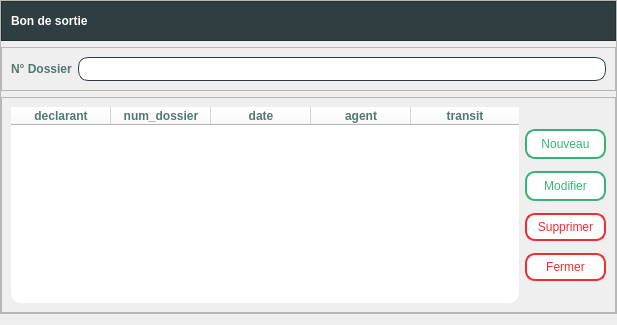
<?xml version="1.0" encoding="UTF-8"?>
<ui version="4.0">
 <class>Form</class>
 <widget class="QWidget" name="Form">
  <property name="geometry">
   <rect>
    <x>0</x>
    <y>0</y>
    <width>617</width>
    <height>325</height>
   </rect>
  </property>
  <property name="windowTitle">
   <string>Form</string>
  </property>
  <layout class="QGridLayout" name="gridLayout_2">
   <property name="leftMargin">
    <number>0</number>
   </property>
   <property name="topMargin">
    <number>0</number>
   </property>
   <property name="rightMargin">
    <number>0</number>
   </property>
   <item row="0" column="0">
    <widget class="QFrame" name="frame">
     <property name="frameShape">
      <enum>QFrame::StyledPanel</enum>
     </property>
     <property name="frameShadow">
      <enum>QFrame::Raised</enum>
     </property>
     <layout class="QVBoxLayout" name="verticalLayout_2">
      <property name="leftMargin">
       <number>0</number>
      </property>
      <property name="topMargin">
       <number>0</number>
      </property>
      <property name="rightMargin">
       <number>0</number>
      </property>
      <property name="bottomMargin">
       <number>0</number>
      </property>
      <item>
       <widget class="QFrame" name="frame_3">
        <property name="styleSheet">
         <string notr="true">background-color: #2f3e40; /*#2f3e46,1a535c;1d3557;233d4d*/
color: rgb(255, 255, 255);</string>
        </property>
        <property name="frameShape">
         <enum>QFrame::StyledPanel</enum>
        </property>
        <property name="frameShadow">
         <enum>QFrame::Raised</enum>
        </property>
        <layout class="QHBoxLayout" name="horizontalLayout">
         <property name="leftMargin">
          <number>9</number>
         </property>
         <property name="topMargin">
          <number>9</number>
         </property>
         <property name="rightMargin">
          <number>9</number>
         </property>
         <property name="bottomMargin">
          <number>9</number>
         </property>
         <item>
          <widget class="QLabel" name="label_2">
           <property name="font">
            <font>
             <family>Segoe UI</family>
             <pointsize>9</pointsize>
             <bold>true</bold>
            </font>
           </property>
           <property name="styleSheet">
            <string notr="true">background-color: #2f3e40; /*#2f3e46,1a535c;1d3557;233d4d*/
color: rgb(255, 255, 255);</string>
           </property>
           <property name="text">
            <string>Bon de sortie</string>
           </property>
          </widget>
         </item>
         <item>
          <spacer name="horizontalSpacer">
           <property name="orientation">
            <enum>Qt::Horizontal</enum>
           </property>
           <property name="sizeHint" stdset="0">
            <size>
             <width>510</width>
             <height>20</height>
            </size>
           </property>
          </spacer>
         </item>
        </layout>
       </widget>
      </item>
      <item>
       <widget class="QFrame" name="frame_4">
        <property name="styleSheet">
         <string notr="true"/>
        </property>
        <property name="frameShape">
         <enum>QFrame::StyledPanel</enum>
        </property>
        <property name="frameShadow">
         <enum>QFrame::Raised</enum>
        </property>
        <layout class="QGridLayout" name="gridLayout">
         <item row="0" column="0">
          <widget class="QLabel" name="label_5">
           <property name="font">
            <font>
             <family>Segoe UI</family>
             <pointsize>9</pointsize>
             <bold>true</bold>
            </font>
           </property>
           <property name="styleSheet">
            <string notr="true">color: #52796f;</string>
           </property>
           <property name="text">
            <string>N° Dossier</string>
           </property>
          </widget>
         </item>
         <item row="0" column="1">
          <widget class="QLineEdit" name="rechercher_bon_sortie">
           <property name="styleSheet">
            <string notr="true">border : 1px solid #2f3e46;
border-radius:10px;
padding: 3px;
background-color: white;
color: #2f3e46;
</string>
           </property>
          </widget>
         </item>
        </layout>
       </widget>
      </item>
      <item>
       <widget class="QFrame" name="frame_2">
        <property name="frameShape">
         <enum>QFrame::StyledPanel</enum>
        </property>
        <property name="frameShadow">
         <enum>QFrame::Raised</enum>
        </property>
        <layout class="QHBoxLayout" name="horizontalLayout_2">
         <property name="leftMargin">
          <number>9</number>
         </property>
         <property name="topMargin">
          <number>9</number>
         </property>
         <property name="rightMargin">
          <number>9</number>
         </property>
         <property name="bottomMargin">
          <number>9</number>
         </property>
         <item>
          <widget class="QTableWidget" name="bon_sortie_table">
           <property name="font">
            <font>
             <family>Segoe UI</family>
             <pointsize>9</pointsize>
             <bold>true</bold>
            </font>
           </property>
           <property name="styleSheet">
            <string notr="true">background-color: white;
color: #52796f;
selection-background-color: #a2d2ff;
selection-color:#2f3e46;
border-radius: 10px;</string>
           </property>
           <property name="editTriggers">
            <set>QAbstractItemView::NoEditTriggers</set>
           </property>
           <property name="alternatingRowColors">
            <bool>true</bool>
           </property>
           <property name="selectionBehavior">
            <enum>QAbstractItemView::SelectRows</enum>
           </property>
           <attribute name="horizontalHeaderStretchLastSection">
            <bool>true</bool>
           </attribute>
           <attribute name="verticalHeaderVisible">
            <bool>false</bool>
           </attribute>
           <column>
            <property name="text">
             <string>declarant</string>
            </property>
           </column>
           <column>
            <property name="text">
             <string>num_dossier</string>
            </property>
           </column>
           <column>
            <property name="text">
             <string>date</string>
            </property>
           </column>
           <column>
            <property name="text">
             <string>agent</string>
            </property>
           </column>
           <column>
            <property name="text">
             <string>transit</string>
            </property>
           </column>
          </widget>
         </item>
         <item>
          <layout class="QVBoxLayout" name="verticalLayout_3">
           <property name="spacing">
            <number>12</number>
           </property>
           <item>
            <spacer name="verticalSpacer">
             <property name="orientation">
              <enum>Qt::Vertical</enum>
             </property>
             <property name="sizeHint" stdset="0">
              <size>
               <width>20</width>
               <height>40</height>
              </size>
             </property>
            </spacer>
           </item>
           <item>
            <widget class="QPushButton" name="nouveau_bon_sortie">
             <property name="styleSheet">
              <string notr="true">QPushButton {width: 65px;
background-color: white;
border: 2px solid #3bb273;
color: #3bb273;
padding: 6px;
border-radius: 10px;}

QPushButton:hover {background-color: #3bb273;color: white;}
QPushButton:pressed { margin: 1px; }
</string>
             </property>
             <property name="text">
              <string>Nouveau</string>
             </property>
            </widget>
           </item>
           <item>
            <widget class="QPushButton" name="modifier_bon_sortie">
             <property name="styleSheet">
              <string notr="true">QPushButton {width: 65px;
background-color: white;
border: 2px solid #3bb273;
color: #3bb273;
padding: 6px;
border-radius: 10px;}

QPushButton:hover {background-color: #3bb273;color: white;}
QPushButton:pressed { margin: 1px; }
</string>
             </property>
             <property name="text">
              <string>Modifier</string>
             </property>
            </widget>
           </item>
           <item>
            <widget class="QPushButton" name="supprimer_bon_sortie">
             <property name="styleSheet">
              <string notr="true">QPushButton {background-color: white;
border: 2px solid #ee2e31;
color: #ee2e31;
padding: 5px;
border-radius: 10px;}
QPushButton:hover {
background-color: #ee2e31;
color: white;
}
QPushButton:pressed{
margin: 1px;
}
/*#ee2e31*/</string>
             </property>
             <property name="text">
              <string>Supprimer</string>
             </property>
            </widget>
           </item>
           <item>
            <widget class="QPushButton" name="fermer_bon_sortie">
             <property name="styleSheet">
              <string notr="true">QPushButton {background-color: white;
border: 2px solid #ee2e31;
color: #ee2e31;
padding: 5px;
border-radius: 10px;}
QPushButton:hover {
background-color: #ee2e31;
color: white;
}
QPushButton:pressed{
margin: 1px;
}
/*#ee2e31*/</string>
             </property>
             <property name="text">
              <string>Fermer</string>
             </property>
            </widget>
           </item>
           <item>
            <spacer name="verticalSpacer_2">
             <property name="orientation">
              <enum>Qt::Vertical</enum>
             </property>
             <property name="sizeHint" stdset="0">
              <size>
               <width>20</width>
               <height>40</height>
              </size>
             </property>
            </spacer>
           </item>
          </layout>
         </item>
        </layout>
       </widget>
      </item>
     </layout>
    </widget>
   </item>
  </layout>
 </widget>
 <resources/>
 <connections/>
</ui>
